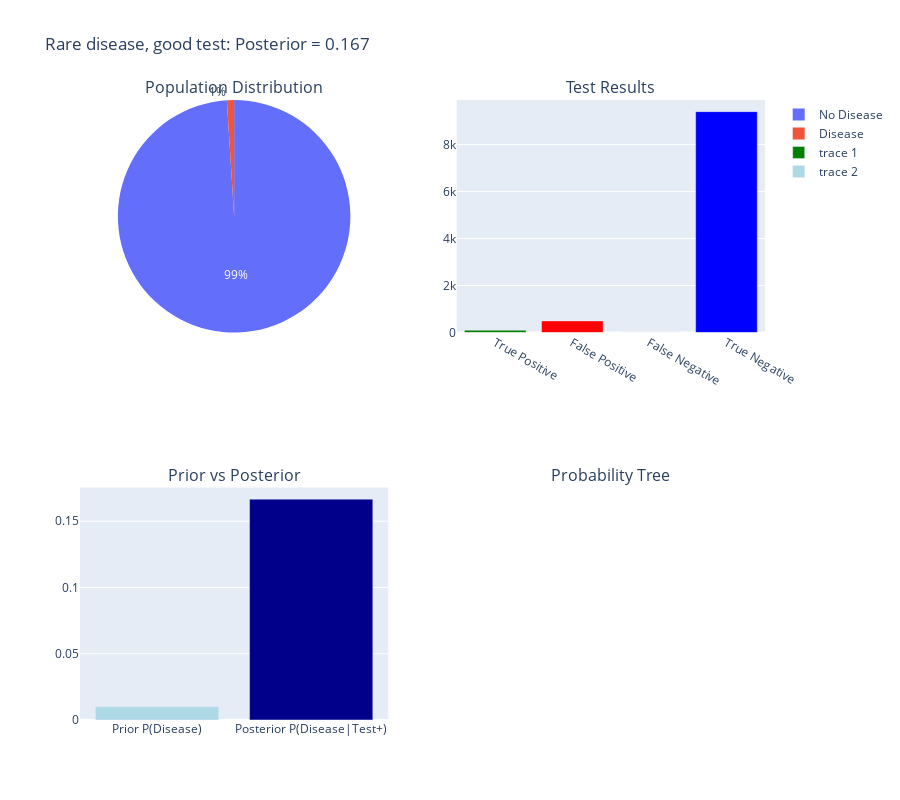
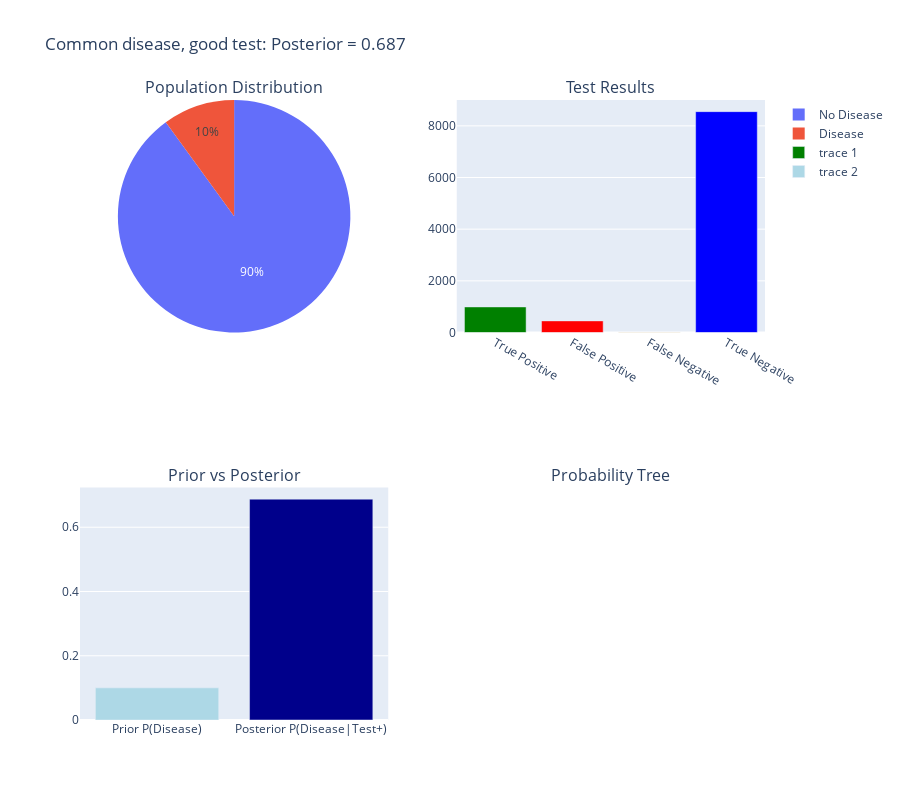
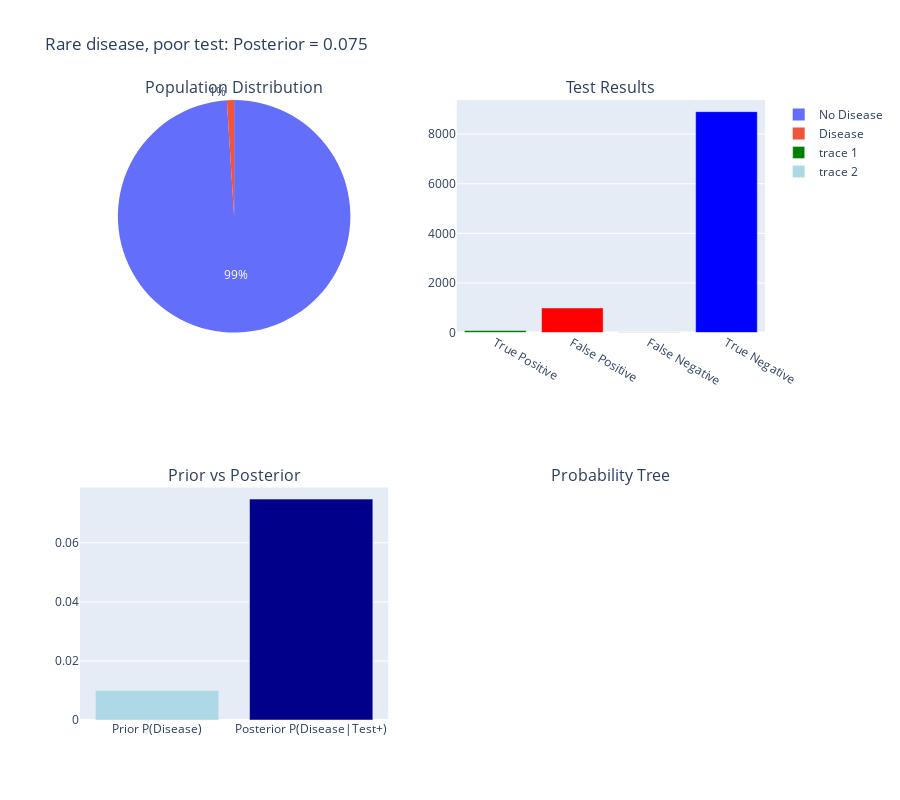

Write notebook code for charts like these, in order.
### Markdown cell above
## 8. Interactive Probability Visualization

Explore probability concepts interactively.

### Code cell
# Interactive Bayes' theorem calculator
def create_bayes_visualization(prior=0.01, sensitivity=0.99, specificity=0.95):
    """Create interactive Bayes' theorem visualization"""
    
    # Calculate probabilities
    P_disease = prior
    P_no_disease = 1 - prior
    P_test_pos_given_disease = sensitivity
    P_test_neg_given_no_disease = specificity
    P_test_pos_given_no_disease = 1 - specificity
    
    # Total probability of positive test
    P_test_pos = (P_test_pos_given_disease * P_disease + 
                  P_test_pos_given_no_disease * P_no_disease)
    
    # Posterior probability
    P_disease_given_test_pos = (P_test_pos_given_disease * P_disease) / P_test_pos
    
    # Create visualization
    fig = make_subplots(
        rows=2, cols=2,
        subplot_titles=['Population Distribution', 'Test Results', 
                       'Prior vs Posterior', 'Probability Tree'],
        specs=[[{'type': 'pie'}, {'type': 'bar'}],
               [{'type': 'bar'}, {'type': 'sankey'}]]
    )
    
    # Population pie chart
    fig.add_trace(go.Pie(
        labels=['Disease', 'No Disease'],
        values=[P_disease, P_no_disease],
        name="Population"
    ), row=1, col=1)
    
    # Test results
    population = 10000
    diseased = int(population * P_disease)
    healthy = population - diseased
    
    true_pos = int(diseased * sensitivity)
    false_neg = diseased - true_pos
    true_neg = int(healthy * specificity)
    false_pos = healthy - true_neg
    
    fig.add_trace(go.Bar(
        x=['True Positive', 'False Positive', 'False Negative', 'True Negative'],
        y=[true_pos, false_pos, false_neg, true_neg],
        marker_color=['green', 'red', 'orange', 'blue']
    ), row=1, col=2)
    
    # Prior vs Posterior
    fig.add_trace(go.Bar(
        x=['Prior P(Disease)', 'Posterior P(Disease|Test+)'],
        y=[P_disease, P_disease_given_test_pos],
        marker_color=['lightblue', 'darkblue']
    ), row=2, col=1)
    
    fig.update_layout(
        title=f'Bayesian Analysis: Prior={prior:.3f}, Sensitivity={sensitivity:.3f}, Specificity={specificity:.3f}',
        height=800
    )
    
    return fig, P_disease_given_test_pos

# Create example visualizations with different parameters
scenarios = [
    (0.01, 0.99, 0.95, "Rare disease, good test"),
    (0.1, 0.99, 0.95, "Common disease, good test"),
    (0.01, 0.8, 0.9, "Rare disease, poor test")
]

for prior, sens, spec, description in scenarios:
    fig, posterior = create_bayes_visualization(prior, sens, spec)
    fig.update_layout(title=f'{description}: Posterior = {posterior:.3f}')
    fig.show()
    
    print(f"{description}:")
    print(f"  Prior probability: {prior:.3f}")
    print(f"  Posterior probability: {posterior:.3f}")
    print(f"  Bayes factor: {posterior/prior:.1f}x")
    print()

### Figure 1 — Plotly figure (JSON) as saved in the notebook; plotly's stock layout.template omitted (floating-point values rounded to 4 significant figures)
{"data": [{"domain": {"x": [0, 0.45], "y": [0.625, 1]}, "labels": ["Disease", "No Disease"], "name": "Population", "type": "pie", "values": [0.01, 0.99]}, {"marker": {"color": ["green", "red", "orange", "blue"]}, "type": "bar", "x": ["True Positive", "False Positive", "False Negative", "True Negative"], "xaxis": "x", "y": [99, 495, 1, 9405], "yaxis": "y"}, {"marker": {"color": ["lightblue", "darkblue"]}, "type": "bar", "x": ["Prior P(Disease)", "Posterior P(Disease|Test+)"], "xaxis": "x2", "y": [0.01, 0.1667], "yaxis": "y2"}], "layout": {"annotations": [{"font": {"size": 16}, "showarrow": false, "text": "Population Distribution", "x": 0.225, "xanchor": "center", "xref": "paper", "y": 1, "yanchor": "bottom", "yref": "paper"}, {"font": {"size": 16}, "showarrow": false, "text": "Test Results", "x": 0.775, "xanchor": "center", "xref": "paper", "y": 1, "yanchor": "bottom", "yref": "paper"}, {"font": {"size": 16}, "showarrow": false, "text": "Prior vs Posterior", "x": 0.225, "xanchor": "center", "xref": "paper", "y": 0.375, "yanchor": "bottom", "yref": "paper"}, {"font": {"size": 16}, "showarrow": false, "text": "Probability Tree", "x": 0.775, "xanchor": "center", "xref": "paper", "y": 0.375, "yanchor": "bottom", "yref": "paper"}], "height": 800, "title": {"text": "Rare disease, good test: Posterior = 0.167"}, "xaxis": {"anchor": "y", "domain": [0.55, 1]}, "xaxis2": {"anchor": "y2", "domain": [0, 0.45]}, "yaxis": {"anchor": "x", "domain": [0.625, 1]}, "yaxis2": {"anchor": "x2", "domain": [0, 0.375]}}}

### Figure 2 — Plotly figure (JSON) as saved in the notebook; plotly's stock layout.template omitted (floating-point values rounded to 4 significant figures)
{"data": [{"domain": {"x": [0, 0.45], "y": [0.625, 1]}, "labels": ["Disease", "No Disease"], "name": "Population", "type": "pie", "values": [0.1, 0.9]}, {"marker": {"color": ["green", "red", "orange", "blue"]}, "type": "bar", "x": ["True Positive", "False Positive", "False Negative", "True Negative"], "xaxis": "x", "y": [990, 450, 10, 8550], "yaxis": "y"}, {"marker": {"color": ["lightblue", "darkblue"]}, "type": "bar", "x": ["Prior P(Disease)", "Posterior P(Disease|Test+)"], "xaxis": "x2", "y": [0.1, 0.6875], "yaxis": "y2"}], "layout": {"annotations": [{"font": {"size": 16}, "showarrow": false, "text": "Population Distribution", "x": 0.225, "xanchor": "center", "xref": "paper", "y": 1, "yanchor": "bottom", "yref": "paper"}, {"font": {"size": 16}, "showarrow": false, "text": "Test Results", "x": 0.775, "xanchor": "center", "xref": "paper", "y": 1, "yanchor": "bottom", "yref": "paper"}, {"font": {"size": 16}, "showarrow": false, "text": "Prior vs Posterior", "x": 0.225, "xanchor": "center", "xref": "paper", "y": 0.375, "yanchor": "bottom", "yref": "paper"}, {"font": {"size": 16}, "showarrow": false, "text": "Probability Tree", "x": 0.775, "xanchor": "center", "xref": "paper", "y": 0.375, "yanchor": "bottom", "yref": "paper"}], "height": 800, "title": {"text": "Common disease, good test: Posterior = 0.687"}, "xaxis": {"anchor": "y", "domain": [0.55, 1]}, "xaxis2": {"anchor": "y2", "domain": [0, 0.45]}, "yaxis": {"anchor": "x", "domain": [0.625, 1]}, "yaxis2": {"anchor": "x2", "domain": [0, 0.375]}}}

### Figure 3 — Plotly figure (JSON) as saved in the notebook; plotly's stock layout.template omitted (floating-point values rounded to 4 significant figures)
{"data": [{"domain": {"x": [0, 0.45], "y": [0.625, 1]}, "labels": ["Disease", "No Disease"], "name": "Population", "type": "pie", "values": [0.01, 0.99]}, {"marker": {"color": ["green", "red", "orange", "blue"]}, "type": "bar", "x": ["True Positive", "False Positive", "False Negative", "True Negative"], "xaxis": "x", "y": [80, 990, 20, 8910], "yaxis": "y"}, {"marker": {"color": ["lightblue", "darkblue"]}, "type": "bar", "x": ["Prior P(Disease)", "Posterior P(Disease|Test+)"], "xaxis": "x2", "y": [0.01, 0.07477], "yaxis": "y2"}], "layout": {"annotations": [{"font": {"size": 16}, "showarrow": false, "text": "Population Distribution", "x": 0.225, "xanchor": "center", "xref": "paper", "y": 1, "yanchor": "bottom", "yref": "paper"}, {"font": {"size": 16}, "showarrow": false, "text": "Test Results", "x": 0.775, "xanchor": "center", "xref": "paper", "y": 1, "yanchor": "bottom", "yref": "paper"}, {"font": {"size": 16}, "showarrow": false, "text": "Prior vs Posterior", "x": 0.225, "xanchor": "center", "xref": "paper", "y": 0.375, "yanchor": "bottom", "yref": "paper"}, {"font": {"size": 16}, "showarrow": false, "text": "Probability Tree", "x": 0.775, "xanchor": "center", "xref": "paper", "y": 0.375, "yanchor": "bottom", "yref": "paper"}], "height": 800, "title": {"text": "Rare disease, poor test: Posterior = 0.075"}, "xaxis": {"anchor": "y", "domain": [0.55, 1]}, "xaxis2": {"anchor": "y2", "domain": [0, 0.45]}, "yaxis": {"anchor": "x", "domain": [0.625, 1]}, "yaxis2": {"anchor": "x2", "domain": [0, 0.375]}}}
